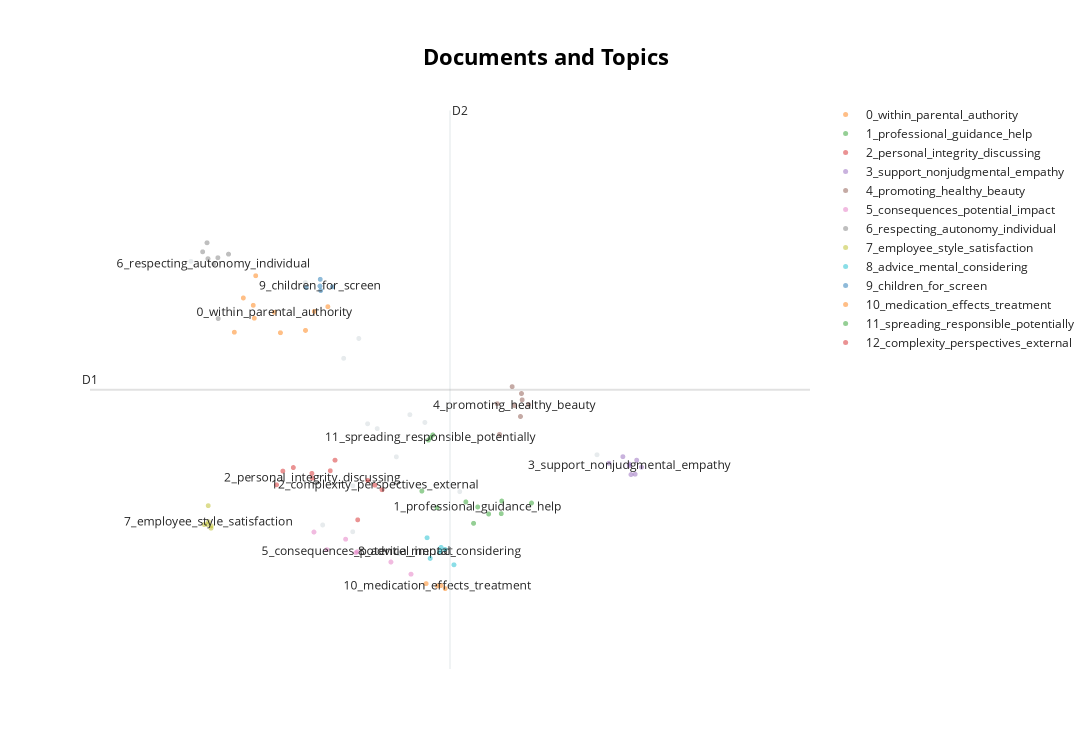

The code cell stored with this chart in its notebook:
### Code cell
topic_model.visualize_documents(
    all_dimensions, embeddings=np.asarray(embeddings)
)

### Figure 1 — Plotly figure (JSON) as saved in the notebook; plotly's stock layout.template omitted (floating-point values rounded to 4 significant figures)
{"data": [{"hoverinfo": "text", "hovertext": ["When avoiding harm in conversation", "When influencing someone's moral choices", "When respecting differing viewpoints", "When considering the well-being of a child", "When discussing topics of life and death", "When maintaining confidentiality and trust", "When utilizing discipline and guidance", "When influencing public trust in democratic systems", "When being mindful of the impact of words", "When acknowledging the underlying issues beyond surface-level conflicts.", "When exploring ethical management practices", "When engaging in highly sensitive topics", "When recognizing the emotional well-being of all parties involved.", "When ensuring not to overstep personal boundaries", null], "marker": {"color": "#CFD8DC", "opacity": 0.5, "size": 5}, "mode": "markers+text", "name": "other", "showlegend": false, "type": "scattergl", "x": [10.77, 10.08, 8.122, 9.504, 10.6, 9.966, 11.37, 9.712, 10.63, 10.25, 10.08, 10.95, 13.02, 10.15, 10.37], "y": [12.21, 10.2, 14.85, 14.48, 11.49, 13.18, 10.89, 10.31, 9.822, 12.05, 10.99, 12.08, 11.52, 13.52, 11.97]}, {"hoverinfo": "text", "hovertext": ["When fostering a positive parent-child relationship", "When considering a child's autonomy", "When navigating parental responsibility and authority", "When maintaining a trusting parent-child relationship", "When assessing responsibilities within a household.", "When evaluating the communication strategies in family dynamics.", "When contemplating the implications of defiance against parental authority.", "When navigating intergenerational conflicts.", "When fostering open communication within the family", null], "marker": {"opacity": 0.5, "size": 5}, "mode": "markers+text", "name": "0_within_parental_authority", "text": ["", "", "", "", "", "", "", "", "", "0_within_parental_authority"], "textfont": {"size": 12}, "type": "scattergl", "x": [9.775, 8.904, 8.874, 9.611, 8.646, 9.202, 8.755, 8.887, 9.505, 9.129], "y": [14.07, 14.6, 14.09, 13.99, 13.63, 13.62, 14.22, 13.87, 13.66, 13.97]}, {"hoverinfo": "text", "hovertext": ["When offering guidance on sensitive personal decisions", "When providing advice that encourages self-improvement", "When providing guidance without professional training", "When recognizing the limits of one's expertise and suggesting professional help if necessary", "When reflecting on the role of guidance in ethical development", "When encouraging professional development and growth opportunities for employees", "When encouraging someone to seek help", "When advising on leadership and communication skills", null], "marker": {"opacity": 0.5, "size": 5}, "mode": "markers+text", "name": "1_professional_guidance_help", "text": ["", "", "", "", "", "", "", "", "1_professional_guidance_help"], "textfont": {"size": 12}, "type": "scattergl", "x": [11.09, 11.87, 11.44, 11.72, 10.91, 11.87, 12.23, 11.53, 11.58], "y": [10.61, 10.72, 10.71, 10.5, 10.9, 10.51, 10.69, 10.34, 10.62]}, {"hoverinfo": "text", "hovertext": ["When considering the influence of personal beliefs and values", "When considering academic integrity", "When affecting a student's responsibility towards their obligations", "When discussing dishonesty", "When balancing educational responsibilities with personal interests", "When considering the implications of deceit on personal character", "When discussing political integrity", null], "marker": {"opacity": 0.5, "size": 5}, "mode": "markers+text", "name": "2_personal_integrity_discussing", "text": ["", "", "", "", "", "", "", "2_personal_integrity_discussing"], "textfont": {"size": 12}, "type": "scattergl", "x": [10.14, 9.358, 9.155, 9.862, 9.232, 9.804, 9.582, 9.59], "y": [10.4, 11.3, 11.0, 11.43, 11.24, 11.25, 11.2, 11.12]}, {"hoverinfo": "text", "hovertext": ["When recognizing the value of empathy in managerial roles", "When providing emotional support", "When being empathetic and non-judgmental", "When offering hope without being dismissive of feelings", "When offering emotional support", "When showing empathy and understanding", "When recognizing the importance of compassionate and non-judgmental support", null], "marker": {"opacity": 0.5, "size": 5}, "mode": "markers+text", "name": "3_support_nonjudgmental_empathy", "text": ["", "", "", "", "", "", "", "3_support_nonjudgmental_empathy"], "textfont": {"size": 12}, "type": "scattergl", "x": [13.17, 13.42, 13.5, 13.56, 13.44, 13.48, 13.34, 13.42], "y": [11.38, 11.36, 11.43, 11.31, 11.18, 11.19, 11.49, 11.33]}, {"hoverinfo": "text", "hovertext": ["When discouraging unhealthy comparisons with others", "When promoting realistic and healthy beauty standards", "When promoting positive reinforcement over punishment", "When promoting healthy habits", "When promoting self-acceptance and healthy self-esteem", "When avoiding reinforcing societal beauty pressures", "When addressing issues of body image sensitively", null], "marker": {"opacity": 0.5, "size": 5}, "mode": "markers+text", "name": "4_promoting_healthy_beauty", "text": ["", "", "", "", "", "", "", "4_promoting_healthy_beauty"], "textfont": {"size": 12}, "type": "scattergl", "x": [12.0, 12.12, 11.85, 12.1, 12.2, 12.11, 11.82, 12.03], "y": [12.69, 12.47, 11.87, 12.18, 12.39, 12.57, 12.4, 12.37]}, {"hoverinfo": "text", "hovertext": ["When considering the potential consequences of actions taken.", "When affecting perceptions of legitimacy", "When weighing short-term benefits against long-term consequences", "When impacting future behavior", "When understanding the potential impact of societal and cultural norms on an individual's decision", "When considering the impact on social cohesion", null], "marker": {"opacity": 0.5, "size": 5}, "mode": "markers+text", "name": "5_consequences_potential_impact", "text": ["", "", "", "", "", "", "5_consequences_potential_impact"], "textfont": {"size": 12}, "type": "scattergl", "x": [10.54, 9.607, 10.78, 10.11, 9.99, 9.763, 10.13], "y": [9.676, 10.19, 9.467, 9.837, 10.07, 9.888, 9.855]}, {"hoverinfo": "text", "hovertext": ["When respecting individual differences and diversity", "When respecting the autonomy of individuals to make their own choices", "When respecting a child’s individuality and interests", "When respecting autonomy and individual choice", "When respecting the individual's autonomy in making decisions", "When considering respect for family members.", null], "marker": {"opacity": 0.5, "size": 5}, "mode": "markers+text", "name": "6_respecting_autonomy_individual", "text": ["", "", "", "", "", "", "6_respecting_autonomy_individual"], "textfont": {"size": 12}, "type": "scattergl", "x": [8.263, 8.447, 8.576, 8.328, 8.316, 8.451, 8.397], "y": [15.01, 14.91, 14.97, 14.89, 15.17, 13.86, 14.8]}, {"hoverinfo": "text", "hovertext": ["When assessing the balance between productivity and employee satisfaction", "When contemplating the long-term implications of workplace culture on employee well-being", "When addressing attitudes towards employees", "When considering the dignity and respect of workers", "When considering the impact of management style on employee morale", null], "marker": {"opacity": 0.5, "size": 5}, "mode": "markers+text", "name": "7_employee_style_satisfaction", "text": ["", "", "", "", "", "7_employee_style_satisfaction"], "textfont": {"size": 12}, "type": "scattergl", "x": [8.319, 8.365, 8.367, 8.331, 8.281, 8.333], "y": [10.32, 10.26, 10.3, 10.65, 10.32, 10.37]}, {"hoverinfo": "text", "hovertext": ["When considering the long-term implications of advice given", "When considering the impact of advice on someone's mental health", "When considering the advice of healthcare professionals", "When considering the impact of advice on mental health", "When considering the potential consequences of advice on someone's mental and emotional well-being", null], "marker": {"opacity": 0.5, "size": 5}, "mode": "markers+text", "name": "8_advice_mental_considering", "text": ["", "", "", "", "", "8_advice_mental_considering"], "textfont": {"size": 12}, "type": "scattergl", "x": [11.01, 11.14, 11.3, 11.19, 10.97, 11.12], "y": [9.739, 9.927, 9.629, 9.892, 10.09, 9.856]}, {"hoverinfo": "text", "hovertext": ["When modeling behavior for children", "When addressing screen time and its impact on children", "When ensuring a child's well-being and development", "When setting boundaries for children", null], "marker": {"opacity": 0.5, "size": 5}, "mode": "markers+text", "name": "9_children_for_screen", "text": ["", "", "", "", "9_children_for_screen"], "textfont": {"size": 12}, "type": "scattergl", "x": [9.515, 9.683, 9.688, 9.831, 9.68], "y": [14.4, 14.54, 14.35, 14.41, 14.42]}, {"hoverinfo": "text", "hovertext": ["When evaluating the social and educational implications of medication", "When understanding the impacts of medical treatment", "When acknowledging the potential side effects of medication", null], "marker": {"opacity": 0.5, "size": 5}, "mode": "markers+text", "name": "10_medication_effects_treatment", "text": ["", "", "", "10_medication_effects_treatment"], "textfont": {"size": 12}, "type": "scattergl", "x": [11.14, 11.19, 10.96, 11.1], "y": [9.273, 9.219, 9.304, 9.266]}, {"hoverinfo": "text", "hovertext": ["When encouraging responsible discourse", "When potentially spreading misinformation", null], "marker": {"opacity": 0.5, "size": 5}, "mode": "markers+text", "name": "11_spreading_responsible_potentially", "text": ["", "", "11_spreading_responsible_potentially"], "textfont": {"size": 12}, "type": "scattergl", "x": [11.04, 10.99, 11.02], "y": [11.86, 11.77, 11.82]}, {"hoverinfo": "text", "hovertext": ["When addressing religious perspectives on life and moral issues", "When acknowledging the complexity of navigating personal ethics and external pressures", null], "marker": {"opacity": 0.5, "size": 5}, "mode": "markers+text", "name": "12_complexity_perspectives_external", "text": ["", "", "12_complexity_perspectives_external"], "textfont": {"size": 12}, "type": "scattergl", "x": [10.43, 10.26, 10.34], "y": [10.92, 11.08, 11.0]}], "layout": {"annotations": [{"showarrow": false, "text": "D1", "x": 6.903, "y": 12.64, "yshift": 10}, {"showarrow": false, "text": "D2", "x": 11.25, "xshift": 10, "y": 17.44}], "height": 750, "shapes": [{"line": {"color": "#CFD8DC", "width": 2}, "type": "line", "x0": 11.25, "x1": 11.25, "y0": 7.836, "y1": 17.44}, {"line": {"color": "#9E9E9E", "width": 2}, "type": "line", "x0": 6.903, "x1": 15.6, "y0": 12.64, "y1": 12.64}], "title": {"font": {"color": "Black", "size": 22}, "text": "<b>Documents and Topics</b>", "x": 0.5, "xanchor": "center", "yanchor": "top"}, "width": 1200, "xaxis": {"visible": false}, "yaxis": {"visible": false}}}
